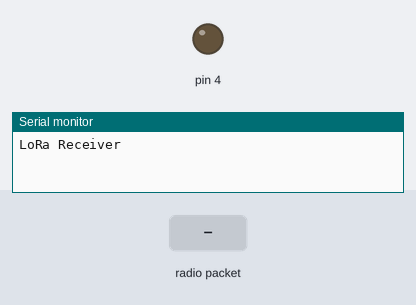
Recording of a sketch running on a simulated Arduino Uno, built with avr-gcc and run on an emulated ATmega328P. Shown: output pins drawn as LEDs (lit = HIGH), the last lines printed to the serial monitor. The test bench sets the inputs (shaded band). No radio packets arrive unless stated.

Above: at 1.2 s.
1.3 s: radio packet "5" arrives
At 2.3 s:
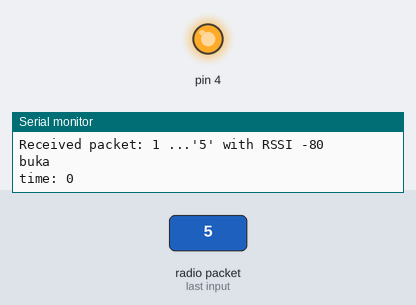
2.8 s: radio packet "6" arrives
At 3.5 s:
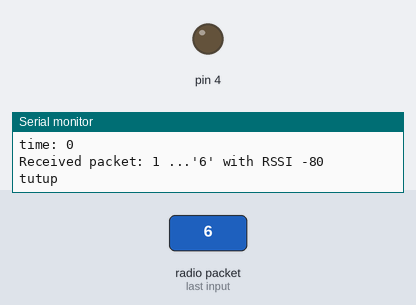
Timing chart, 0 to 5.8 s (numbered marks = the images above; inputs shaded):
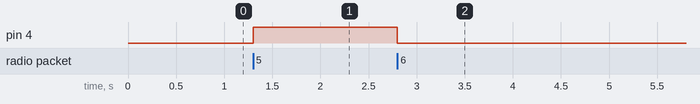

The sketch:

loraReceiveV1_working.ino
```cpp
#include <SPI.h>
#include <LoRa.h>


unsigned long previousMillis = 0;
const long interval = 2000;
void setup() {

  //pinMode(13, OUTPUT);

  pinMode(4, OUTPUT);
  Serial.begin(9600);
  while (!Serial);

  Serial.println("LoRa Receiver");

  if (!LoRa.begin(433E6)) {
    Serial.println("Starting LoRa failed!");
    while (1);
  }
}

char rBuff[20];
int val=0;
int counter=0;
int sec=0;
void loop() {

 unsigned long currentMillis; // = millis();

  // try to parse packet
  int packetSize = LoRa.parsePacket();
  if (packetSize) {
    // received a packet
    Serial.print("Received packet: ");
    Serial.print(packetSize);
    Serial.print(" ...'");

    // read packet
    int i=0;
    while (LoRa.available()) {

      rBuff[i]=(char)LoRa.read();
      //rBuff += (char)LoRa.read();
      i++;
      //Serial.print((char)LoRa.read());
    }
    rBuff[i]='\0';
    //=====
//  LoRa.beginPacket();
//  LoRa.print(rBuff[0]);
//  LoRa.endPacket();
    //===
    Serial.print(rBuff);
    //val=rBuff.toInt();
    // print RSSI of packet
    Serial.print("' with RSSI ");
    Serial.println(LoRa.packetRssi());

    if(rBuff[0]=='5'){


     Serial.println("buka");
     digitalWrite(4, HIGH);

    } else if(rBuff[0]=='6'){

       Serial.println("tutup");
       digitalWrite(4, LOW);

    }
  }
  //============
    currentMillis = millis();
    if (currentMillis - previousMillis >= interval) {

    previousMillis = currentMillis;

   Serial.print("time: ");
    Serial.println(sec);
    sec++;


  }

  //=========
}
```

Measured:
- after the input at 1.3 s, pin 4: LOW → HIGH at once
- after the input at 2.8 s, pin 4: HIGH → LOW at once
